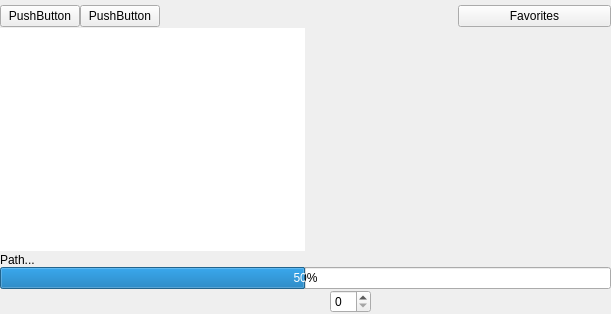
<?xml version="1.0" encoding="UTF-8"?>
<ui version="4.0">
 <class>MainWindow</class>
 <widget class="QMainWindow" name="MainWindow">
  <property name="geometry">
   <rect>
    <x>0</x>
    <y>0</y>
    <width>611</width>
    <height>314</height>
   </rect>
  </property>
  <property name="windowTitle">
   <string>MainWindow</string>
  </property>
  <property name="windowIcon">
   <iconset resource="Resource.qrc">
    <normaloff>:/image/IMG/glebc_icon32.png</normaloff>:/image/IMG/glebc_icon32.png</iconset>
  </property>
  <property name="iconSize">
   <size>
    <width>24</width>
    <height>24</height>
   </size>
  </property>
  <widget class="QWidget" name="centralWidget">
   <layout class="QGridLayout" name="gridLayout_5">
    <property name="leftMargin">
     <number>0</number>
    </property>
    <property name="topMargin">
     <number>0</number>
    </property>
    <property name="rightMargin">
     <number>0</number>
    </property>
    <property name="bottomMargin">
     <number>0</number>
    </property>
    <item row="0" column="0">
     <widget class="QWidget" name="main_widget" native="true">
      <layout class="QGridLayout" name="gridLayout_6">
       <property name="leftMargin">
        <number>0</number>
       </property>
       <property name="topMargin">
        <number>0</number>
       </property>
       <property name="rightMargin">
        <number>0</number>
       </property>
       <property name="bottomMargin">
        <number>0</number>
       </property>
       <item row="0" column="0">
        <layout class="QVBoxLayout" name="verticalLayout_3">
         <property name="spacing">
          <number>0</number>
         </property>
         <item>
          <widget class="QWidget" name="top_widget" native="true">
           <property name="minimumSize">
            <size>
             <width>0</width>
             <height>28</height>
            </size>
           </property>
           <layout class="QGridLayout" name="gridLayout_2">
            <property name="leftMargin">
             <number>0</number>
            </property>
            <property name="topMargin">
             <number>5</number>
            </property>
            <property name="rightMargin">
             <number>0</number>
            </property>
            <property name="bottomMargin">
             <number>0</number>
            </property>
            <item row="0" column="0">
             <layout class="QHBoxLayout" name="horizontalLayout_3">
              <property name="spacing">
               <number>0</number>
              </property>
              <item>
               <widget class="QPushButton" name="BackButton">
                <property name="text">
                 <string>PushButton</string>
                </property>
               </widget>
              </item>
              <item>
               <widget class="QPushButton" name="BackToThisCatalogButton">
                <property name="text">
                 <string>PushButton</string>
                </property>
               </widget>
              </item>
              <item>
               <spacer name="horizontalSpacer">
                <property name="orientation">
                 <enum>Qt::Horizontal</enum>
                </property>
                <property name="sizeHint" stdset="0">
                 <size>
                  <width>298</width>
                  <height>20</height>
                 </size>
                </property>
               </spacer>
              </item>
              <item>
               <widget class="QPushButton" name="FavoritePushButton">
                <property name="minimumSize">
                 <size>
                  <width>153</width>
                  <height>0</height>
                 </size>
                </property>
                <property name="text">
                 <string>Favorites</string>
                </property>
               </widget>
              </item>
             </layout>
            </item>
           </layout>
          </widget>
         </item>
         <item>
          <widget class="QWidget" name="middle_widget" native="true">
           <layout class="QGridLayout" name="gridLayout_3">
            <property name="leftMargin">
             <number>0</number>
            </property>
            <property name="topMargin">
             <number>0</number>
            </property>
            <property name="rightMargin">
             <number>0</number>
            </property>
            <property name="bottomMargin">
             <number>2</number>
            </property>
            <item row="0" column="0">
             <layout class="QHBoxLayout" name="horizontalLayout">
              <property name="spacing">
               <number>2</number>
              </property>
              <item>
               <widget class="QListWidget" name="CatalogWidget">
                <property name="minimumSize">
                 <size>
                  <width>300</width>
                  <height>0</height>
                 </size>
                </property>
                <property name="font">
                 <font>
                  <pointsize>9</pointsize>
                 </font>
                </property>
                <property name="cursor" stdset="0">
                 <cursorShape>ArrowCursor</cursorShape>
                </property>
                <property name="focusPolicy">
                 <enum>Qt::NoFocus</enum>
                </property>
                <property name="contextMenuPolicy">
                 <enum>Qt::ActionsContextMenu</enum>
                </property>
                <property name="frameShape">
                 <enum>QFrame::NoFrame</enum>
                </property>
                <property name="frameShadow">
                 <enum>QFrame::Sunken</enum>
                </property>
                <property name="verticalScrollBarPolicy">
                 <enum>Qt::ScrollBarAsNeeded</enum>
                </property>
                <property name="horizontalScrollBarPolicy">
                 <enum>Qt::ScrollBarAsNeeded</enum>
                </property>
                <property name="editTriggers">
                 <set>QAbstractItemView::SelectedClicked</set>
                </property>
                <property name="showDropIndicator" stdset="0">
                 <bool>false</bool>
                </property>
                <property name="alternatingRowColors">
                 <bool>false</bool>
                </property>
                <property name="selectionMode">
                 <enum>QAbstractItemView::MultiSelection</enum>
                </property>
                <property name="iconSize">
                 <size>
                  <width>130</width>
                  <height>180</height>
                 </size>
                </property>
                <property name="verticalScrollMode">
                 <enum>QAbstractItemView::ScrollPerPixel</enum>
                </property>
                <property name="horizontalScrollMode">
                 <enum>QAbstractItemView::ScrollPerPixel</enum>
                </property>
                <property name="movement">
                 <enum>QListView::Static</enum>
                </property>
                <property name="flow">
                 <enum>QListView::LeftToRight</enum>
                </property>
                <property name="isWrapping" stdset="0">
                 <bool>true</bool>
                </property>
                <property name="resizeMode">
                 <enum>QListView::Adjust</enum>
                </property>
                <property name="layoutMode">
                 <enum>QListView::SinglePass</enum>
                </property>
                <property name="spacing">
                 <number>70</number>
                </property>
                <property name="gridSize">
                 <size>
                  <width>260</width>
                  <height>300</height>
                 </size>
                </property>
                <property name="viewMode">
                 <enum>QListView::IconMode</enum>
                </property>
                <property name="uniformItemSizes">
                 <bool>false</bool>
                </property>
                <property name="batchSize">
                 <number>100</number>
                </property>
                <property name="wordWrap">
                 <bool>false</bool>
                </property>
                <property name="selectionRectVisible">
                 <bool>true</bool>
                </property>
                <property name="sortingEnabled">
                 <bool>false</bool>
                </property>
               </widget>
              </item>
              <item>
               <widget class="QScrollArea" name="scrollArea">
                <property name="autoFillBackground">
                 <bool>true</bool>
                </property>
                <property name="styleSheet">
                 <string notr="true">background-color:transparent;</string>
                </property>
                <property name="frameShape">
                 <enum>QFrame::NoFrame</enum>
                </property>
                <property name="widgetResizable">
                 <bool>true</bool>
                </property>
                <widget class="QWidget" name="scrollAreaWidgetContents">
                 <property name="geometry">
                  <rect>
                   <x>0</x>
                   <y>0</y>
                   <width>302</width>
                   <height>212</height>
                  </rect>
                 </property>
                 <property name="styleSheet">
                  <string notr="true">background-color:transparent;</string>
                 </property>
                </widget>
               </widget>
              </item>
             </layout>
            </item>
           </layout>
          </widget>
         </item>
         <item>
          <widget class="QWidget" name="progress_widget" native="true">
           <layout class="QGridLayout" name="gridLayout">
            <property name="leftMargin">
             <number>0</number>
            </property>
            <property name="topMargin">
             <number>0</number>
            </property>
            <property name="rightMargin">
             <number>0</number>
            </property>
            <property name="bottomMargin">
             <number>0</number>
            </property>
            <property name="spacing">
             <number>2</number>
            </property>
            <item row="0" column="0">
             <layout class="QVBoxLayout" name="verticalLayout" stretch="0,0">
              <property name="spacing">
               <number>0</number>
              </property>
              <property name="bottomMargin">
               <number>0</number>
              </property>
              <item>
               <widget class="QLabel" name="LabelPath">
                <property name="text">
                 <string>Path...</string>
                </property>
               </widget>
              </item>
              <item>
               <widget class="QProgressBar" name="progressBar">
                <property name="minimumSize">
                 <size>
                  <width>0</width>
                  <height>10</height>
                 </size>
                </property>
                <property name="value">
                 <number>50</number>
                </property>
                <property name="alignment">
                 <set>Qt::AlignCenter</set>
                </property>
               </widget>
              </item>
             </layout>
            </item>
           </layout>
          </widget>
         </item>
         <item>
          <widget class="QWidget" name="toolBar_pdf" native="true">
           <property name="minimumSize">
            <size>
             <width>0</width>
             <height>25</height>
            </size>
           </property>
           <layout class="QGridLayout" name="gridLayout_4">
            <property name="leftMargin">
             <number>0</number>
            </property>
            <property name="topMargin">
             <number>0</number>
            </property>
            <property name="rightMargin">
             <number>0</number>
            </property>
            <property name="bottomMargin">
             <number>0</number>
            </property>
            <property name="spacing">
             <number>0</number>
            </property>
            <item row="0" column="0">
             <layout class="QHBoxLayout" name="horizontalLayout_4">
              <property name="spacing">
               <number>0</number>
              </property>
              <item>
               <widget class="QPushButton" name="pdfOriginalSize">
                <property name="maximumSize">
                 <size>
                  <width>30</width>
                  <height>30</height>
                 </size>
                </property>
                <property name="toolTip">
                 <string>Original zoom</string>
                </property>
                <property name="text">
                 <string/>
                </property>
                <property name="icon">
                 <iconset theme="zoom-original">
                  <normaloff/>
                 </iconset>
                </property>
                <property name="flat">
                 <bool>true</bool>
                </property>
               </widget>
              </item>
              <item>
               <widget class="QPushButton" name="pdfZoomIn">
                <property name="maximumSize">
                 <size>
                  <width>30</width>
                  <height>30</height>
                 </size>
                </property>
                <property name="toolTip">
                 <string>Zoom In</string>
                </property>
                <property name="text">
                 <string/>
                </property>
                <property name="icon">
                 <iconset theme="zoom-in">
                  <normaloff/>
                 </iconset>
                </property>
                <property name="flat">
                 <bool>true</bool>
                </property>
               </widget>
              </item>
              <item>
               <widget class="QPushButton" name="pdfZoomOut">
                <property name="maximumSize">
                 <size>
                  <width>30</width>
                  <height>30</height>
                 </size>
                </property>
                <property name="toolTip">
                 <string>Zoom Out</string>
                </property>
                <property name="text">
                 <string/>
                </property>
                <property name="icon">
                 <iconset theme="zoom-out">
                  <normaloff/>
                 </iconset>
                </property>
                <property name="flat">
                 <bool>true</bool>
                </property>
               </widget>
              </item>
              <item>
               <spacer name="horizontalSpacer_2">
                <property name="orientation">
                 <enum>Qt::Horizontal</enum>
                </property>
                <property name="sizeHint" stdset="0">
                 <size>
                  <width>40</width>
                  <height>20</height>
                 </size>
                </property>
               </spacer>
              </item>
              <item>
               <widget class="QPushButton" name="pdfFirst">
                <property name="maximumSize">
                 <size>
                  <width>30</width>
                  <height>30</height>
                 </size>
                </property>
                <property name="toolTip">
                 <string>First</string>
                </property>
                <property name="text">
                 <string/>
                </property>
                <property name="icon">
                 <iconset theme="go-first">
                  <normaloff/>
                 </iconset>
                </property>
                <property name="flat">
                 <bool>true</bool>
                </property>
               </widget>
              </item>
              <item>
               <widget class="QPushButton" name="pdfBack">
                <property name="minimumSize">
                 <size>
                  <width>108</width>
                  <height>0</height>
                 </size>
                </property>
                <property name="maximumSize">
                 <size>
                  <width>0</width>
                  <height>30</height>
                 </size>
                </property>
                <property name="toolTip">
                 <string>Back</string>
                </property>
                <property name="text">
                 <string/>
                </property>
                <property name="icon">
                 <iconset theme="go-previous">
                  <normaloff/>
                 </iconset>
                </property>
                <property name="flat">
                 <bool>true</bool>
                </property>
               </widget>
              </item>
              <item>
               <widget class="QSpinBox" name="aSpinBox">
                <property name="prefix">
                 <string/>
                </property>
               </widget>
              </item>
              <item>
               <widget class="QPushButton" name="pdfNext">
                <property name="minimumSize">
                 <size>
                  <width>108</width>
                  <height>0</height>
                 </size>
                </property>
                <property name="maximumSize">
                 <size>
                  <width>0</width>
                  <height>30</height>
                 </size>
                </property>
                <property name="toolTip">
                 <string>Next</string>
                </property>
                <property name="text">
                 <string/>
                </property>
                <property name="icon">
                 <iconset theme="go-next">
                  <normaloff/>
                 </iconset>
                </property>
                <property name="flat">
                 <bool>true</bool>
                </property>
               </widget>
              </item>
              <item>
               <widget class="QPushButton" name="pdfLast">
                <property name="maximumSize">
                 <size>
                  <width>30</width>
                  <height>30</height>
                 </size>
                </property>
                <property name="toolTip">
                 <string>Last</string>
                </property>
                <property name="text">
                 <string/>
                </property>
                <property name="icon">
                 <iconset theme="go-last">
                  <normaloff/>
                 </iconset>
                </property>
                <property name="flat">
                 <bool>true</bool>
                </property>
               </widget>
              </item>
              <item>
               <spacer name="horizontalSpacer_3">
                <property name="orientation">
                 <enum>Qt::Horizontal</enum>
                </property>
                <property name="sizeHint" stdset="0">
                 <size>
                  <width>40</width>
                  <height>20</height>
                 </size>
                </property>
               </spacer>
              </item>
             </layout>
            </item>
           </layout>
          </widget>
         </item>
        </layout>
       </item>
      </layout>
     </widget>
    </item>
   </layout>
  </widget>
 </widget>
 <layoutdefault spacing="6" margin="11"/>
 <resources>
  <include location="Resource.qrc"/>
 </resources>
 <connections/>
</ui>
